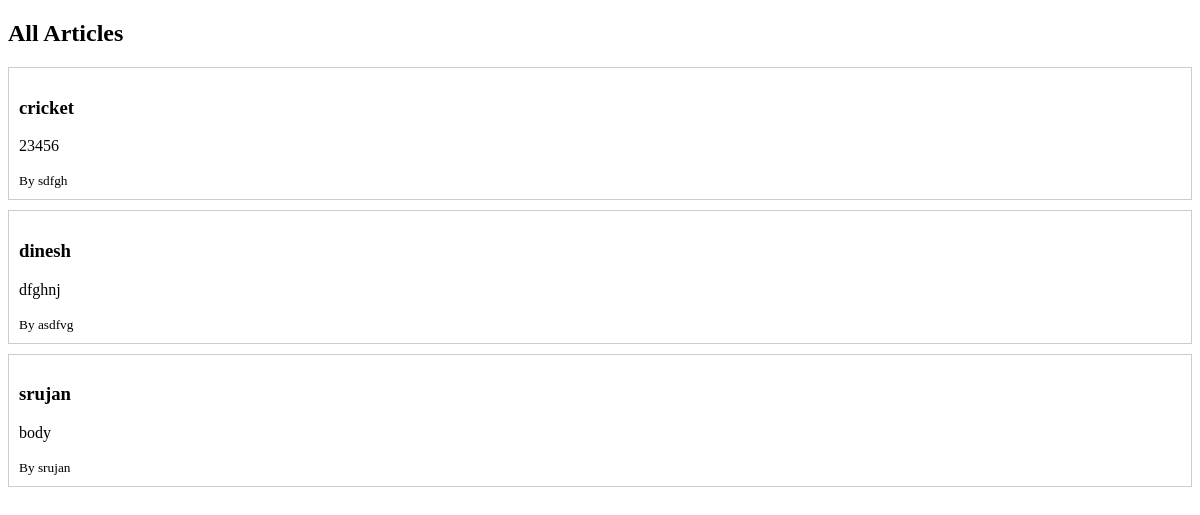
The page /karthik/app2/articles/ on the database as committed earlier.
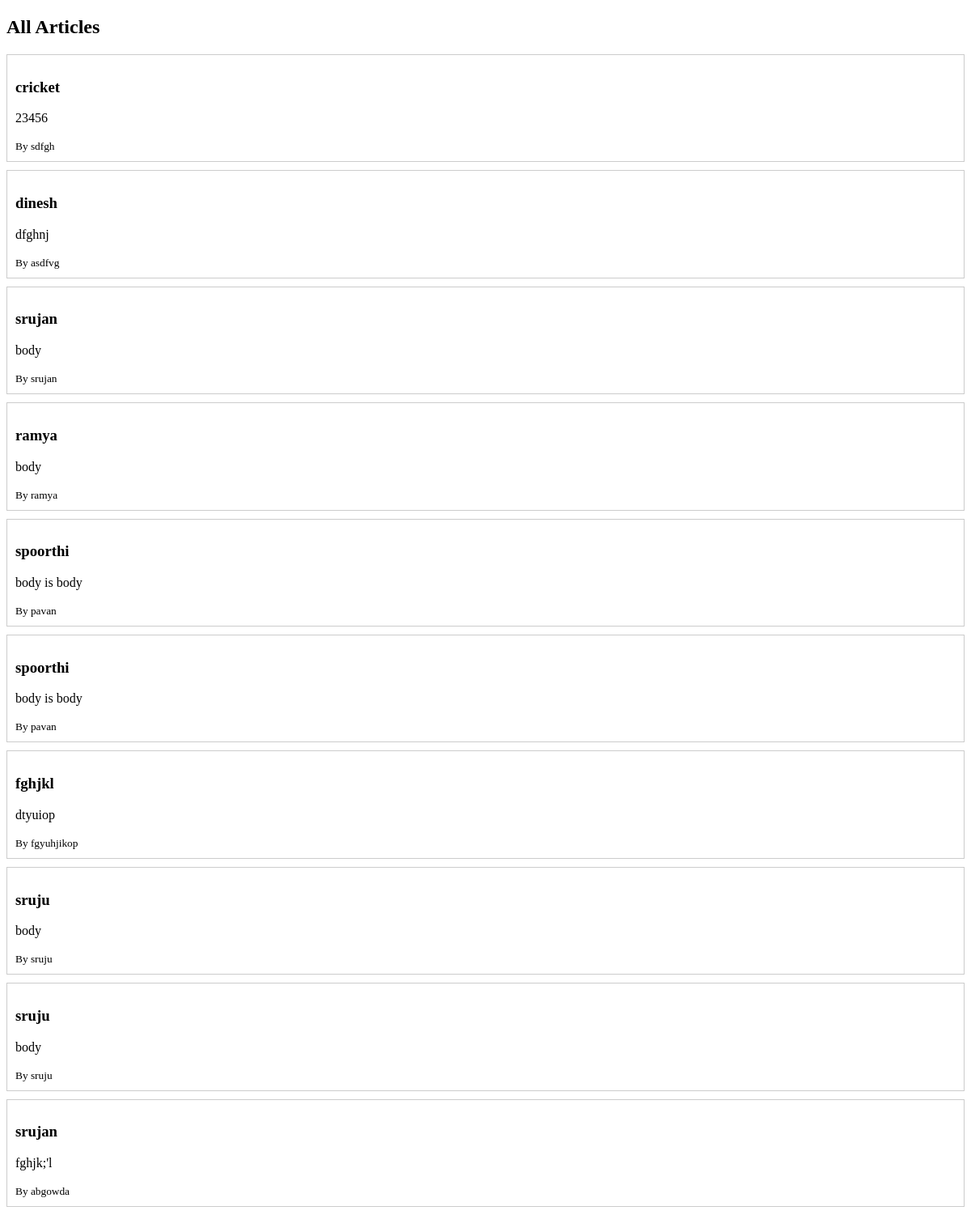
The same page on the database as committed later.
### articles/models.py (models this page shows, shortened)
class articles(models.Model):
    title = models.CharField(max_length=200,blank=True, null=True)
    body = models.TextField(blank=True, null=True)
    author = models.CharField(max_length=100, default='Admin',blank=True, null=True)

### articles/views.py (the view)
# urls.py: path('app2/articles/', create, name='create'),
def create(request):
    articles_list = articles.objects.all()
    return render(request, 'articles.html', {'articles': articles_list})

### templates/articles.html (shortened to what this page needs)
<!DOCTYPE html>
<html>
<head>
</head>
<body>
<h2>All Articles</h2>
{% for article in articles %}
    <div style="border:1px solid #ccc; padding:10px; margin-bottom:10px;">
        <h3>{{ article.title }}</h3>
        <p>{{ article.body }}</p>
        <small>By {{ article.author }}</small>
    </div>
{% empty %}
    <p>No articles found.</p>
{% endfor %}
</body>
</html>

Rows that differ between the two databases and show on the page:
added articles: title "ramya", body "body", author "ramya"
added articles: title "spoorthi", body "body is body", author "pavan"
added articles: title "spoorthi", body "body is body", author "pavan"
added articles: title "fghjkl", body "dtyuiop", author "fgyuhjikop"
added articles: title "sruju", body "body", author "sruju"
added articles: title "sruju", body "body", author "sruju"
added articles: title "srujan", body "fghjk;'l", author "abgowda"
